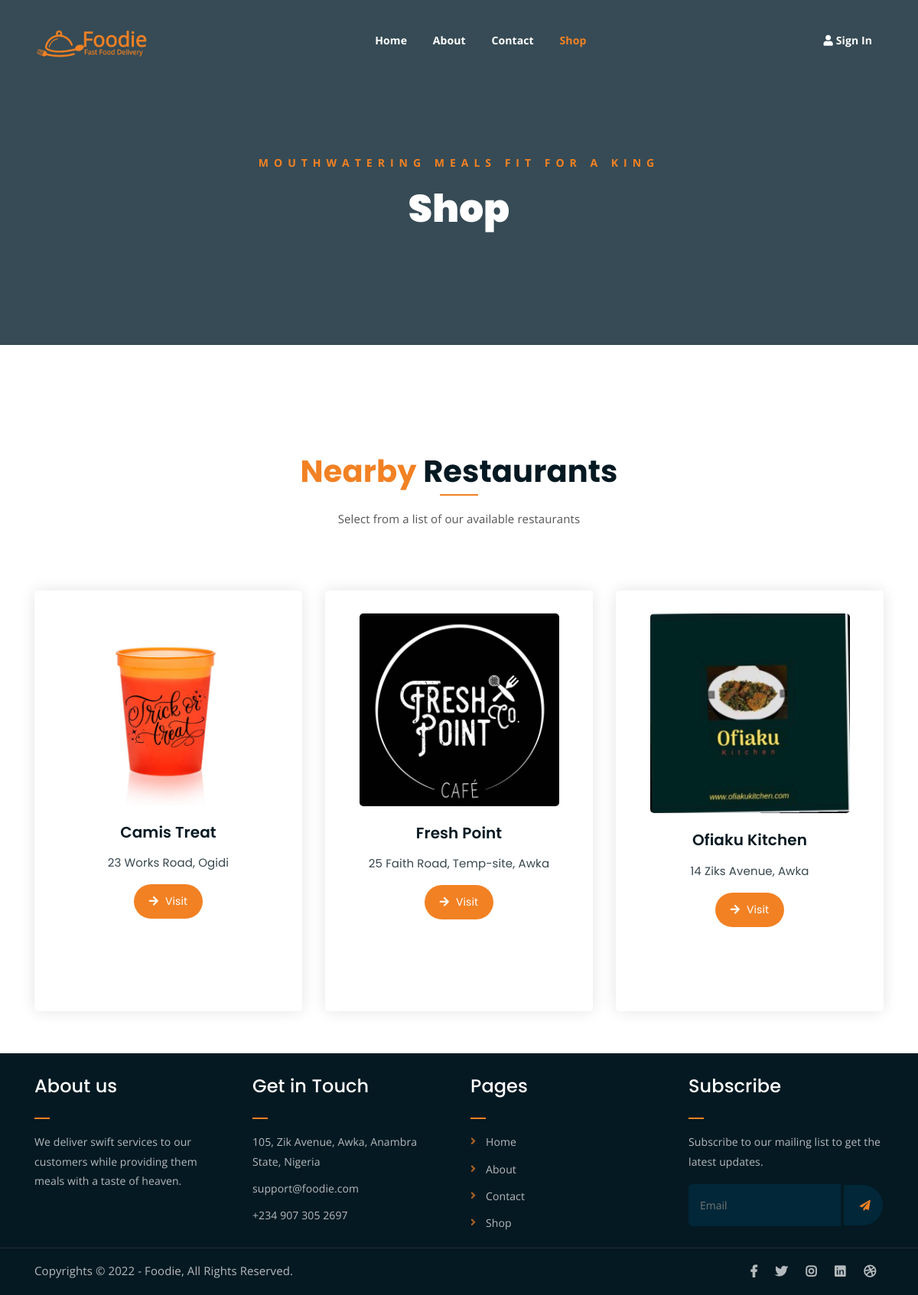
The page /shop.php on the database its author committed.
### tables this page shows
CREATE TABLE `admindata` (
  `id` int(11) NOT NULL,
  `userid` varchar(50) NOT NULL,
  `email` varchar(200) NOT NULL,
  `username` varchar(100) NOT NULL,
  `pword` varchar(250) NOT NULL,
  `status` varchar(70) NOT NULL,
  `phone` varchar(200) NOT NULL,
  `address` varchar(200) NOT NULL,
  `pic` varchar(200) NOT NULL,
  `updated_at` timestamp NOT NULL DEFAULT current_timestamp() ON UPDATE current_timestamp()
);

### shop.php (the view, shortened to what this page needs)
<?php
include ('header.php');
?>
	<div class="breadcrumb-section breadcrumb-bg">
		<div class="container">
			<div class="row">
				<div class="col-lg-8 offset-lg-2 text-center">
					<div class="breadcrumb-text">
						<p>mouthwatering meals fit for a king </p>
						<h1>Shop</h1>
					</div>
				</div>
			</div>
		</div>
	</div>
	<div class="product-section mt-150 mb-150">
		<div class="container">
			<div class="row">
				<div class="col-lg-8 offset-lg-2 text-center">
					<div class="section-title">
						<h3><span class="orange-text">Nearby</span> Restaurants</h3>
						<p>Select from a list of our available restaurants</p>
					</div>
				</div>
			</div>
			<div class="row">
			<?php
			require 'connection.php';
			$config = new mysqli ($host, $user, $pwd, $database);
			$query2  = "SELECT * FROM admindata WHERE status = 'Restaurant' ORDER BY username ASC";
                $result2 = $config->query($query2);
                if($result2->num_rows == 0){
                  echo "No restaurant currently available!";
                }else{
                  while($row = $result2 -> fetch_array()){?>
				<div class="col-lg-4 col-md-6 text-center">
					<div class="single-product-item">
						<div class="product-image">
						<?php echo "<a class='pic' href='#'><img src="."assets/img/".$row['pic']."></a>"; ?></div>
						<h3><?php echo $row['username']?></h3>
						<p class="product-price"><span><?php echo $row['address']?></span></p>
						<?php echo "<a href='shop2.php?userid=".$row['userid']." ' class='cart-btn'><i class='fas fa-arrow-right'></i> Visit</a></td>"; ?>
					</div>
				</div>
			<?php
									}
		}
		?>
	</div>
	</div>
		<?php
include ('footer.php');
?>

### assets/css/main.css (style rules this page uses)
html { font-size: 14px; font-weight: 400; line-height: 28px; height: 100%; }
body { font-family: "Open Sans", sans-serif; font-weight: 400; font-size: 1rem; letter-spacing: 0.1px; line-height: 1.8; color: #051922; overflow-x: hidden; }
body img { max-width: 100%; }
a { cursor: pointer; text-decoration: none; -webkit-transition: all 0.2s ease-in-out; -o-transition: all 0.2s ease-in-out; transition: all 0.2s ease-in-out; }
h1, .h1, h2, .h2, h3, .h3, h4, .h4, h5, .h5, h6, .h6 { font-family: "Poppins", sans-serif; font-weight: 700; margin: 0 0 1.25rem 0; color: #051922; }
h1:last-child, .h1:last-child, h2:last-child, .h2:last-child, h3:last-child, .h3:last-child, h4:last-child, .h4:last-child, h5:last-child, .h5:last-child, h6:last-child, .h6:last-child { margin: 0; }
h1, .h1 { font-size: 4rem; font-weight: 700; line-height: 4rem; }
h3, .h3 { font-size: 2rem; font-weight: 700; line-height: 2.25rem; }
p { font-family: "Open Sans", sans-serif; font-weight: 400; font-size: 1rem; letter-spacing: 0.1px; line-height: 1.8; color: #051922; margin: 0 0 1.25rem 0; }
p:last-child { margin: 0; }
.mt-150 { margin-top: 150px; }
.mb-150 { margin-bottom: 150px; }
.orange-text { color: #f28123; }
a.boxed-btn, a.bordered-btn, button.cart-btn, a.cart-btn { border-radius: 50px; }
.section-title h3 { font-size: 40px; position: relative; padding-bottom: 15px; }
.section-title h3:after { position: absolute; content: ""; left: 0px; right: 0px; bottom: 0px; width: 50px; height: 2px; background-color: #f28123; margin: 0 auto; }
.section-title p { font-size: 15px; width: 530px; margin: 0 auto; color: #555; margin-top: 10px; line-height: 1.8; }
.section-title { margin-bottom: 80px; }
.breadcrumb-bg { background-image: url(../img/breadcrumb-bg.jpg); }
.breadcrumb-text p { color: #f28123; font-weight: 700; text-transform: uppercase; letter-spacing: 7px; }
.breadcrumb-text h1 { font-size: 50px; font-weight: 900; color: #fff; margin: 0; margin-top: 20px; }
.breadcrumb-section { padding: 150px 0; background-size: cover; background-position: center center; position: relative; z-index: 1; background-attachment: fixed; padding-top: 200px; }
.breadcrumb-section:after { position: absolute; left: 0; top: 0; width: 100%; height: 100%; content: ""; background-color: #07212e; z-index: -1; opacity: 0.8; }
.product-image img { -webkit-transition: 0.3s; -o-transition: 0.3s; transition: 0.3s; }
button.cart-btn, a.cart-btn { -webkit-transition: 0.3s; -o-transition: 0.3s; transition: 0.3s; }
.pic { height: 200px; width: 250px; }
.single-product-item { -webkit-transition: 0.3s; -o-transition: 0.3s; transition: 0.3s; }
html, body { height: 100%; }
.single-product-item { margin-bottom: 30px; height: 550px; }
.product-image { padding: 30px; padding-bottom: 0; }
.product-image img { width: 90%; border-radius: 5px; margin-bottom: 20px; }
.single-product-item h3 { font-size: 20px; font-weight: 600; margin-bottom: 10px; }
p.product-price { font-family: "Poppins", sans-serif; font-size: 30px; font-weight: 700; margin-bottom: 15px; }
p.product-price span { display: block; opacity: 0.8; font-size: 15px; font-weight: 400; }
button.cart-btn, a.cart-btn { font-family: "Poppins", sans-serif; display: inline-block; background-color: #f28123; color: #fff; padding: 10px 20px; }
a.cart-btn i { margin-right: 5px; }
.single-product-item { -webkit-box-shadow: 0 0 20px #e4e4e4; box-shadow: 0 0 20px #e4e4e4; padding-bottom: 50px; border-radius: 5px; }

### rows shown on the page
admindata: pic (picture), username "Camis Treat", address "23 Works Road, Ogidi"
admindata: pic (picture), username "Fresh Point", address "25 Faith Road, Temp-site, Awka"
admindata: pic (picture), username "Ofiaku Kitchen", address "14 Ziks Avenue, Awka"
